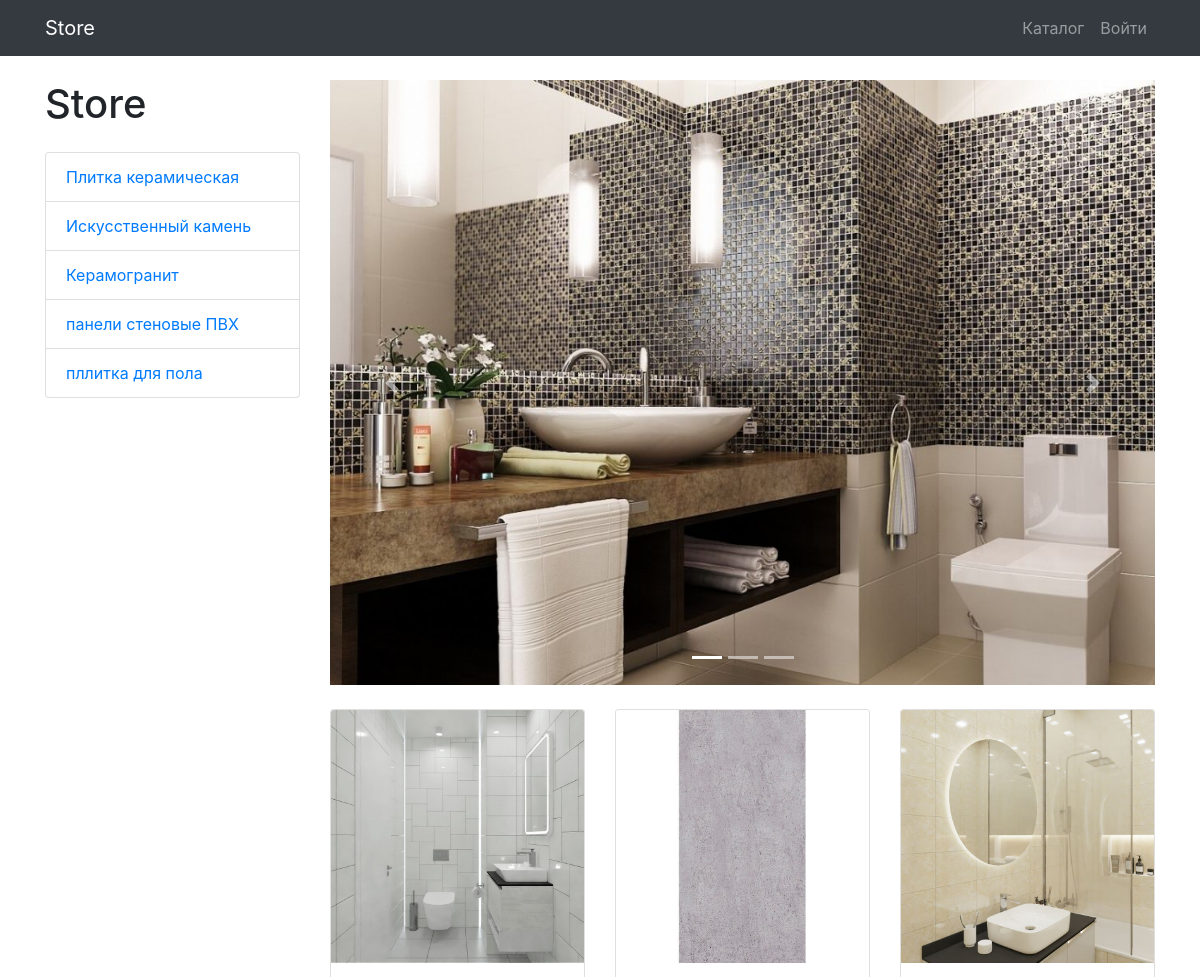
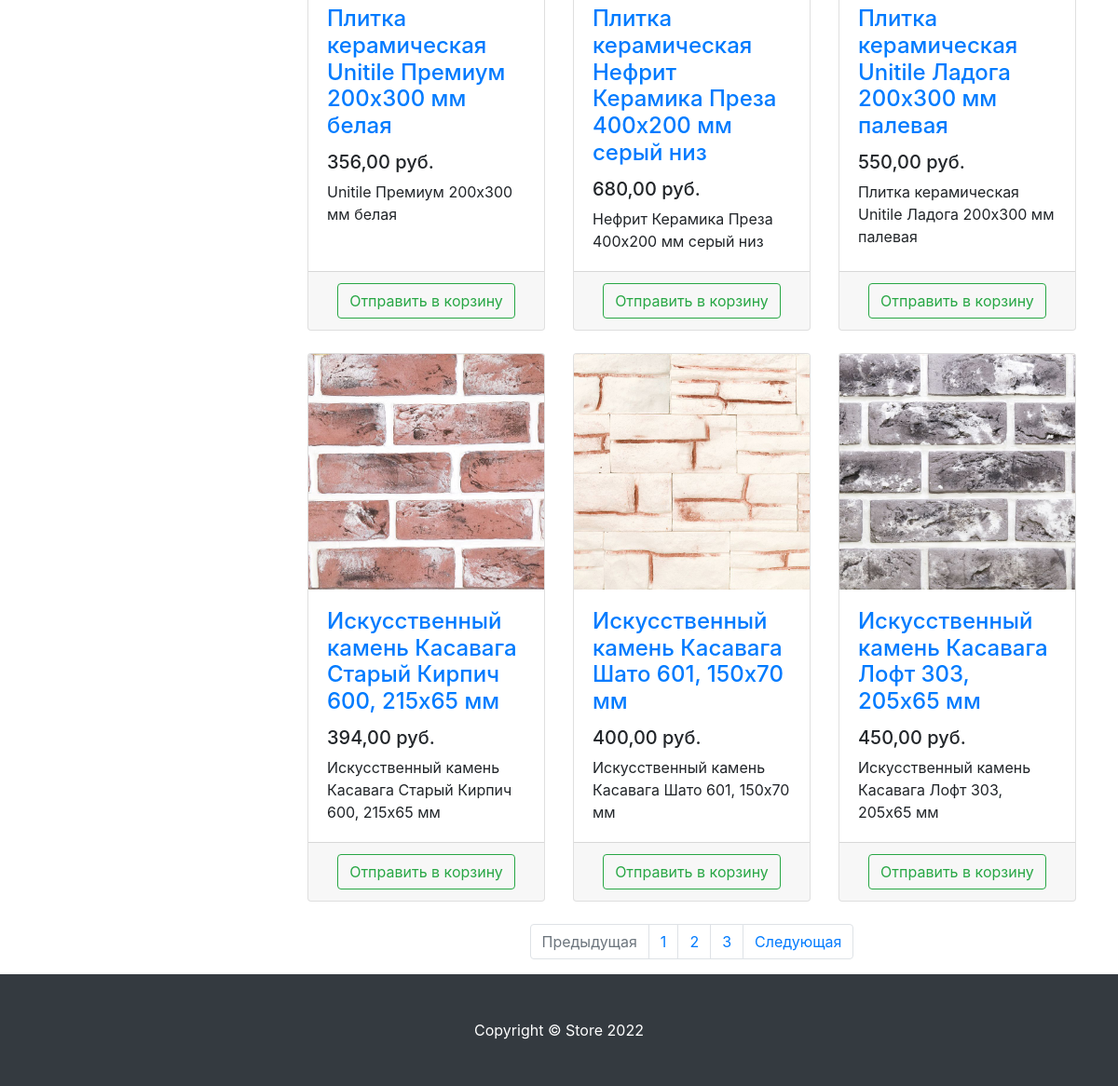
Screenshot of /products/ with the database file from the repository (2 pictures, top to bottom).
### products/models.py (models this page shows, shortened)
class ProductCategory(models.Model):
    name = models.CharField(max_length=128)
    description = models.TextField(null=True, blank=True)

class Product(models.Model):
    name = models.CharField(max_length=256)
    description = models.TextField()
    price = models.DecimalField(max_digits=6, decimal_places=2)
    quantity = models.PositiveIntegerField(default=0)
    image = models.ImageField(upload_to='products_images')
    category = models.ForeignKey(to=ProductCategory, on_delete=models.CASCADE)

### products/views.py (the view)
# urls.py: path('', ProductsListView.as_view(), name='index'),
class ProductsListView(TitleMixin, ListView):
    model = Product
    template_name = 'products/products.html'
    paginate_by = 6
    title = 'Store - Каталог'
    def get_queryset(self):
        queryset = super(ProductsListView, self).get_queryset()
        category_id = self.kwargs.get('category_id')
        return queryset.filter(category_id=category_id) if category_id else queryset
    def get_context_data(self, *, object_list=None, **kwargs):
        context = super(ProductsListView, self).get_context_data()
        context['categories'] = ProductCategory.objects.all()
        return context

### common/views.py (called while the page is built)
    def get_context_data(self, **kwargs):
        context = super(TitleMixin,self).get_context_data(**kwargs)
        context['title'] = self.title
        return context

### products/context_processors.py (called while the page is built)
def baskets(request):
    user = request.user
    return {'baskets': Basket.objects.filter(user=user) if user.is_authenticated else []}

### products/templates/products/products.html (shortened to what this page needs)
{% extends 'products/base.html' %}
{% load static cache humanize %}
{% block css %}
    <link href="{% static 'vendor/css/products.css' %}" rel="stylesheet">
{% endblock %}
{% block content %}
    <div class="container">
        <div class="row">
            <div class="col-lg-3">
                <h1 class="my-4">Store</h1>
                <div class="list-group">
                    {% for category in categories %}
                        <a href="{% url 'products:category' category.id %}" class="list-group-item">
                            {{ category.name }}
                        </a>
                    {% endfor %}
                </div>
            </div>
            <div class="col-lg-9">
                <div id="carouselExampleIndicators" class="carousel slide my-4" data-ride="carousel">
                    <ol class="carousel-indicators">
                        <li data-target="#carouselExampleIndicators" data-slide-to="0" class="active"></li>
                        <li data-target="#carouselExampleIndicators" data-slide-to="1"></li>
                        <li data-target="#carouselExampleIndicators" data-slide-to="2"></li>
                    </ol>
                    <div class="carousel-inner" role="listbox">
                        <div class="carousel-item active">
                            <img class="d-block img-fluid" src="/static/vendor/img/slides/slide-1.jpg"
                                 alt="First slide">
                        </div>
                    </div>
                    <a class="carousel-control-prev" href="#carouselExampleIndicators" role="button" data-slide="prev">
                        <span class="carousel-control-prev-icon" aria-hidden="true"></span>
                    </a>
                    <a class="carousel-control-next" href="#carouselExampleIndicators" role="button" data-slide="next">
                        <span class="carousel-control-next-icon" aria-hidden="true"></span>
                    </a>
                </div>
                <div class="row">
                    {% for product in object_list %}
                        <div class="col-lg-4 col-md-6 mb-4">
                            <div class="card h-100">
                                <a href="#">
                                    <img class="card-img-top"
                                         src="{{ product.image.url }}"
                                         alt="">
                                </a>
                                <div class="card-body">
                                    <h4 class="card-title">
                                        <a href="#">{{ product.name }}</a>
                                    </h4>
                                    <h5>{{ product.price|intcomma }} руб.</h5>
                                    <p class="card-text">{{ product.description }}</p>
                                </div>
                                <div class="card-footer text-center">
                                    <a class="btn btn-outline-success"
                                       href="{% url 'products:basket_add' product.id %}">
                                        Отправить в корзину
                                    </a>
                                </div>
                            </div>
                        </div>
                    {% endfor %}
                </div>
                {% if is_paginated %}
                    <nav aria-label="Page navigation example">
                        <ul class="pagination justify-content-center">
                            <li class="page-item {% if not page_obj.has_previous %} disabled {% endif %}">
                                <a class="page-link"
                                   href="{% if page_obj.has_previous %} {% url 'products:paginator' page_obj.previous_page_number %} {% else %} # {% endif %}"
                                   tabindex="-1" aria-disabled="true">
                                    Предыдущая
                                </a>
                            </li>
                            {% for page in paginator.page_range %}
                                <li class="page-item">
                                    <a class="page-link" href="{% url 'products:paginator' page %}">
                                        {{ page }}
                                    </a>
                                </li>
                            {% endfor %}
                            <li class="page-item {% if not page_obj.has_next %} disabled {% endif %}">
                                <a class="page-link"
                                   href="{% if page_obj.has_next %} {% url 'products:paginator' page_obj.next_page_number %} {% else %} # {% endif %}">
                                    Следующая
                                </a>
                            </li>
                        </ul>
                    </nav>
                {% endif %}
            </div>
        </div>
    </div>
{% endblock %}
{% block footer %}
    <footer class="py-5 bg-dark">
        <div class="container">
            <p class="m-0 text-center text-white">Copyright &copy; Store 2022</p>
        </div>
    </footer>
{% endblock %}

### rows the page displays
ProductCategory: name "Плитка керамическая"
ProductCategory: name "Искусственный камень"
ProductCategory: name "Керамогранит"
ProductCategory: name "панели стеновые ПВХ"
ProductCategory: name "пллитка для пола"
Product: image (picture), name "Плитка керамическая Unitile Премиум 200х300 мм белая", price "356,00", description "Unitile Премиум 200х300 мм белая"
Product: image (picture), name "Плитка керамическая Нефрит Керамика Преза 400х200 мм серый низ", price "680,00", description "Нефрит Керамика Преза 400х200 мм серый низ"
Product: image (picture), name "Плитка керамическая Unitile Ладога 200х300 мм палевая", price "550,00", description "Плитка керамическая Unitile Ладога 200х300 мм палевая"
Product: image (picture), name "Искусственный камень Касавага Старый Кирпич 600, 215х65 мм", price "394,00", description "Искусственный камень Касавага Старый Кирпич 600, 215х65 мм"
Product: image (picture), name "Искусственный камень Касавага Шато 601, 150х70 мм", price "400,00", description "Искусственный камень Касавага Шато 601, 150х70 мм"
Product: image (picture), name "Искусственный камень Касавага Лофт 303, 205х65 мм", price "450,00", description "Искусственный камень Касавага Лофт 303, 205х65 мм"

### other values shown
{{ page }} "1" "2" "3"
